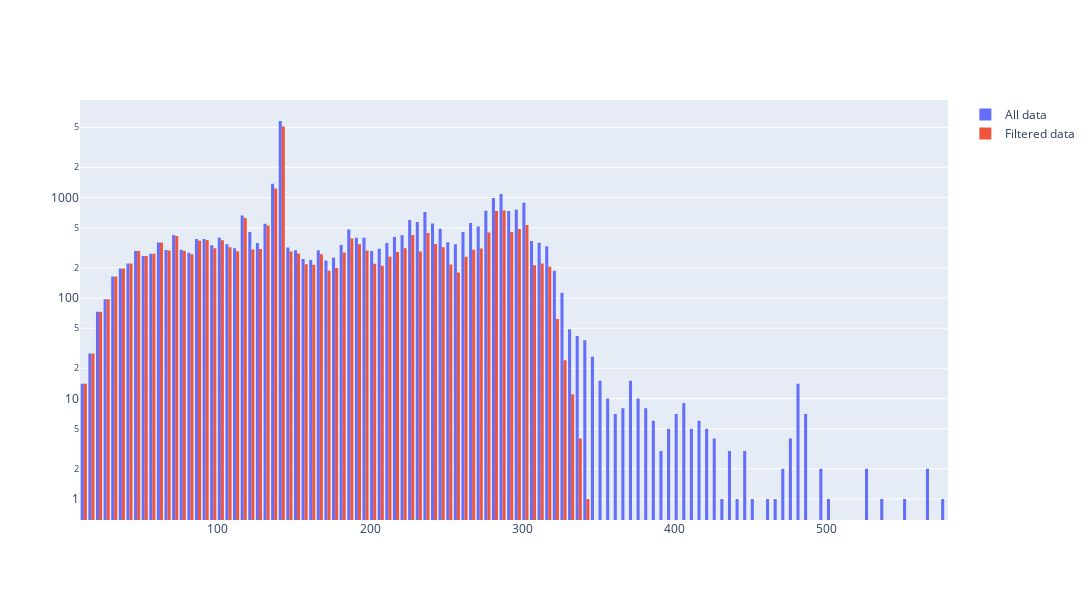

Notebook code for this chart:
### Code cell
import plotly.graph_objects as go

fig = go.Figure(data=[
    go.Histogram(
        x=no_duplicates.length,
        name="All data"
        ),
    go.Histogram(
        x=filtered_data.length,
        name="Filtered data"
        )
    ]
)
fig.update_yaxes(type="log")
fig.update_layout(width=1200, height=600)
fig.show()

### Figure 1 — Plotly figure (JSON) as saved in the notebook; plotly's stock layout.template omitted (floating-point values rounded to 4 significant figures; data arrays with more than 128 entries replaced by an {"elided": "..."} marker saying what was removed)
{"data": [{"name": "All data", "type": "histogram", "x": {"elided": "31924 int values"}}, {"name": "Filtered data", "type": "histogram", "x": {"elided": "24893 int values"}}], "layout": {"height": 600, "width": 1200, "xaxis": {"autorange": true, "range": [9.5, 579.5], "type": "linear"}, "yaxis": {"autorange": true, "range": [-0.209, 3.971], "type": "log"}}}
